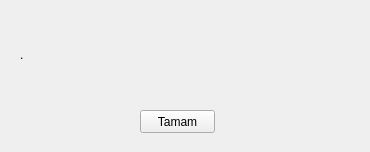
<?xml version="1.0" encoding="UTF-8"?>
<ui version="4.0">
 <class>Form</class>
 <widget class="QWidget" name="Form">
  <property name="geometry">
   <rect>
    <x>0</x>
    <y>0</y>
    <width>370</width>
    <height>152</height>
   </rect>
  </property>
  <property name="windowTitle">
   <string>Form</string>
  </property>
  <widget class="QLabel" name="msg_lbl">
   <property name="geometry">
    <rect>
     <x>20</x>
     <y>20</y>
     <width>331</width>
     <height>71</height>
    </rect>
   </property>
   <property name="text">
    <string>.</string>
   </property>
   <property name="textFormat">
    <enum>Qt::RichText</enum>
   </property>
   <property name="scaledContents">
    <bool>true</bool>
   </property>
   <property name="wordWrap">
    <bool>true</bool>
   </property>
   <property name="indent">
    <number>-1</number>
   </property>
  </widget>
  <widget class="QPushButton" name="ok_btn">
   <property name="geometry">
    <rect>
     <x>140</x>
     <y>110</y>
     <width>75</width>
     <height>23</height>
    </rect>
   </property>
   <property name="text">
    <string>Tamam</string>
   </property>
  </widget>
 </widget>
 <resources/>
 <connections/>
</ui>
